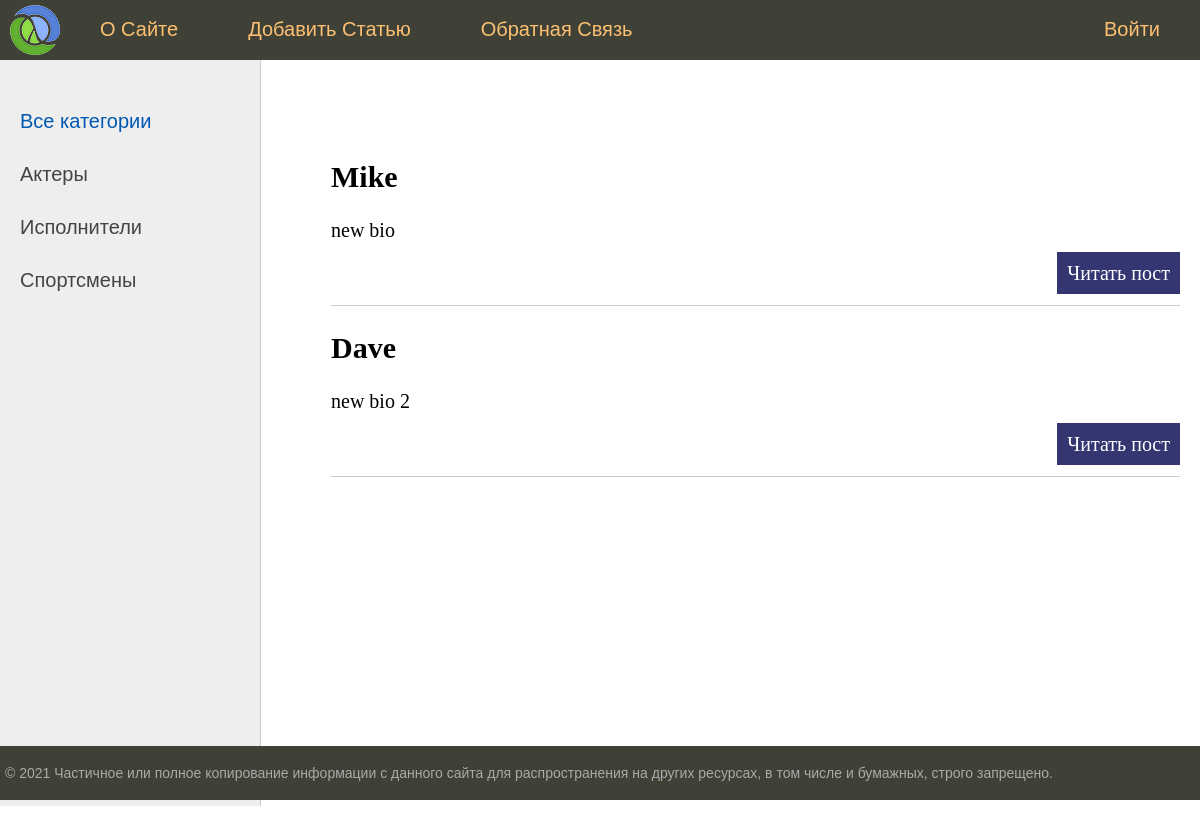
Before: / with the older database file.
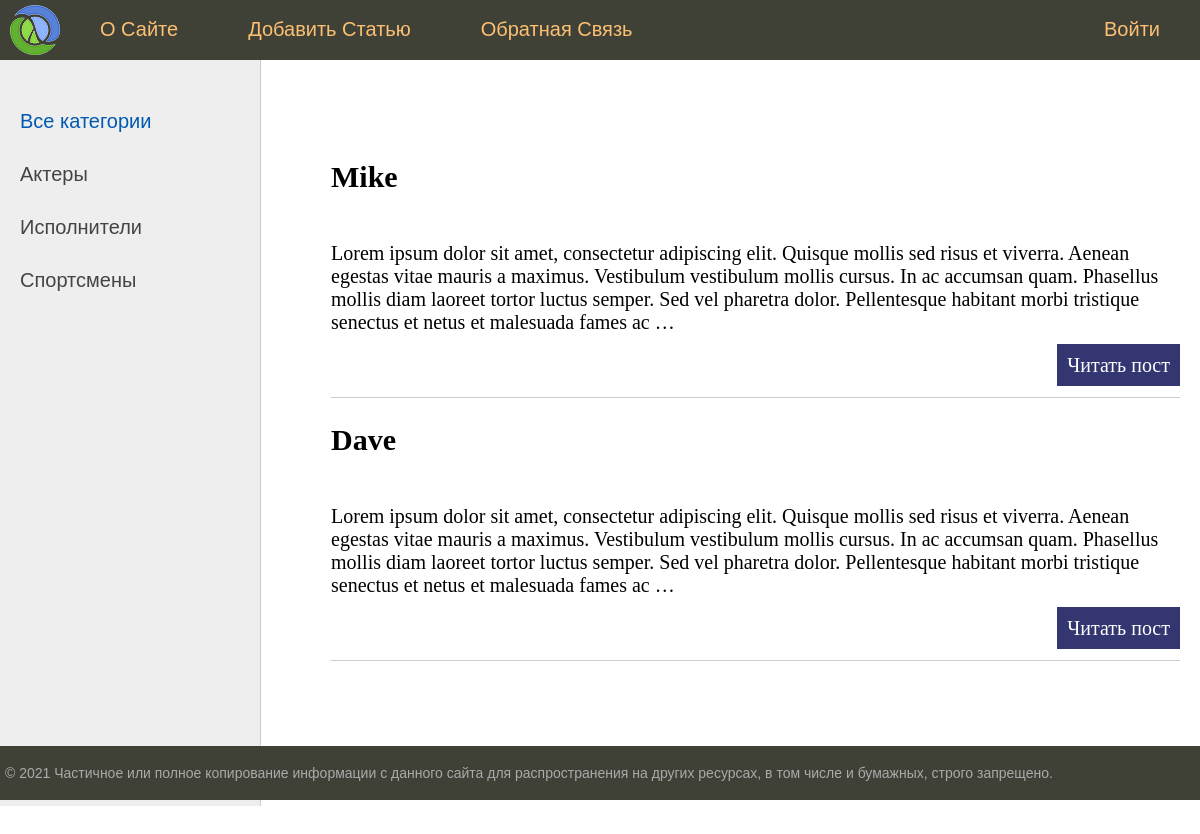
After: the same page with the newer database file.
### stars/models.py (models this page shows, shortened)
class Celebrity(models.Model):
    title = models.CharField(max_length=255)
    text = models.TextField(blank=True)  # не обязательно заполнять
    photo = models.ImageField(upload_to="photos/%Y/%m/%d")
    time_create = models.DateTimeField(auto_now_add=True)
    time_update = models.DateTimeField(auto_now=True)
    is_published = models.BooleanField(default=True)

### stars/views.py (the view)
# urls.py: path('', index, name='home'),
def index(request):
    posts = Celebrity.objects.all()  # получаем все записи с бд, модель Celebrity
    return render(request, 'stars/index.html', {'menu': menu, 'title': 'Домашнаяя страница', 'posts': posts})

### stars/templates/stars/index.html (shortened to what this page needs)
{% extends 'stars/base.html' %}
{% block content %}
    <ul class="list-articles">
        {% for p in posts %}
            <li><h2>{{ p.title }}</h2>
                {% autoescape on %}
                    {{ p.text|linebreaks|truncatewords:50 }}
                {% endautoescape %}
                <p class="link-read-post"><a href="#">Читать пост</a></p>
            </li>
        {% endfor %}
    </ul>
{% endblock %}

Changed rows visible on the page:
changed Celebrity "Mike": text "new bio" → "Lorem ipsum dolor sit amet, consectetur adipiscing elit. Quisque mollis sed risus et viverra. Aenean egestas vitae mauris a maximus. Vestibulum vestibulum mollis cursus. In ac accumsan quam. Phasellus mollis diam laoreet tortor luctus semper. Sed vel pharetra dolor. Pellentesque habitant morbi tristique senectus et netus et malesuada fames ac …"
changed Celebrity "Dave": text "new bio 2" → "Lorem ipsum dolor sit amet, consectetur adipiscing elit. Quisque mollis sed risus et viverra. Aenean egestas vitae mauris a maximus. Vestibulum vestibulum mollis cursus. In ac accumsan quam. Phasellus mollis diam laoreet tortor luctus semper. Sed vel pharetra dolor. Pellentesque habitant morbi tristique senectus et netus et malesuada fames ac …"
